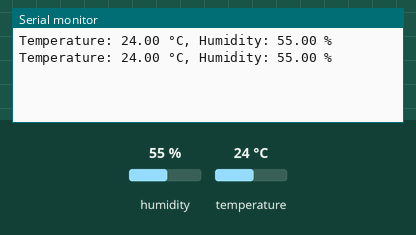
Recording of a sketch running on a simulated Arduino Uno, built with avr-gcc and run on an emulated ATmega328P. Parts: the last lines printed to the serial monitor. Inputs (shaded band) come from the test bench; at power-on: humidity 55 %, temperature 24 °C.

Above: at 4.8 s.
4.9 s: humidity set to 22 %
At 6.5 s:
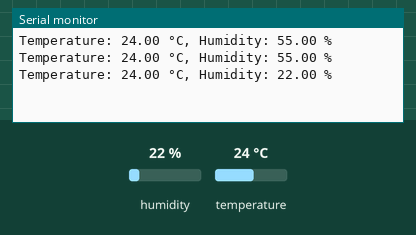
7.9 s: temperature set to 12 °C
At 9.4 s:
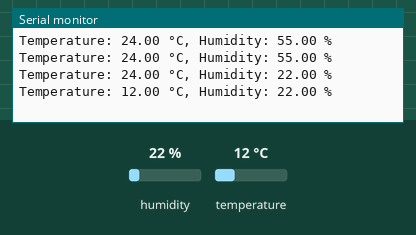
10.9 s: humidity set to 40 %
At 12.8 s:
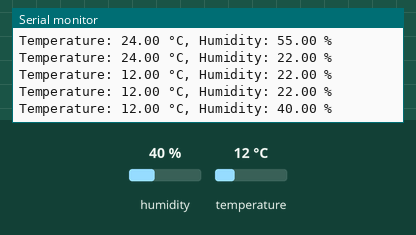
Timing chart, 0 to 14.3 s (numbered marks = the images above; inputs shaded):
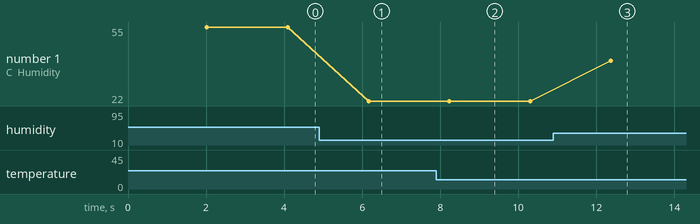

Measured:
- after the input at 4.9 s, the serial monitor: prints a new line after 1.3 s (image 1)
- after the input at 7.9 s, the serial monitor: prints a new line after 0.33 s (image 2)
- after the input at 10.9 s, the serial monitor: prints a new line after 1.5 s (image 3)
- plotted number 1: 55 → 22 after the input at 4.9 s, 22 → 40 after the input at 10.9 s

The sketch:

temp_hum.ino
```cpp
#include <DHT.h>
#include <SoftwareSerial.h>

#define DHTPIN 2       // DHT sensor data pin connected to digital pin 2
#define DHTTYPE DHT11  // DHT 11 (change to DHT22 if using that sensor)

// Initialize DHT sensor
DHT dht(DHTPIN, DHTTYPE);

// Create a SoftwareSerial object for Bluetooth communication
SoftwareSerial BTSerial(10, 11); // RX, TX for HC-05

void setup() {
  // Start the serial communication for debugging
  Serial.begin(9600);
  BTSerial.begin(9600); // Start Bluetooth communication

  // Initialize the DHT sensor
  dht.begin();
}

void loop() {
  // Wait a few seconds between measurements
  delay(2000);

  // Read temperature as Celsius
  float temperature = dht.readTemperature();
  // Read humidity
  float humidity = dht.readHumidity();

  // Check if any reads failed and exit early (to try again).
  if (isnan(temperature) || isnan(humidity)) {
    Serial.println("Failed to read from DHT sensor!");
    return;
  }

  // Print the values to the Serial Monitor
  Serial.print("Temperature: ");
  Serial.print(temperature);
  Serial.print(" °C, Humidity: ");
  Serial.print(humidity);
  Serial.println(" %");

  // Send the temperature and humidity data via Bluetooth
  BTSerial.print("Temperature: ");
  BTSerial.print(temperature);
  BTSerial.print(" °C, Humidity: ");
  BTSerial.print(humidity);
  BTSerial.println(" %");
}
```
